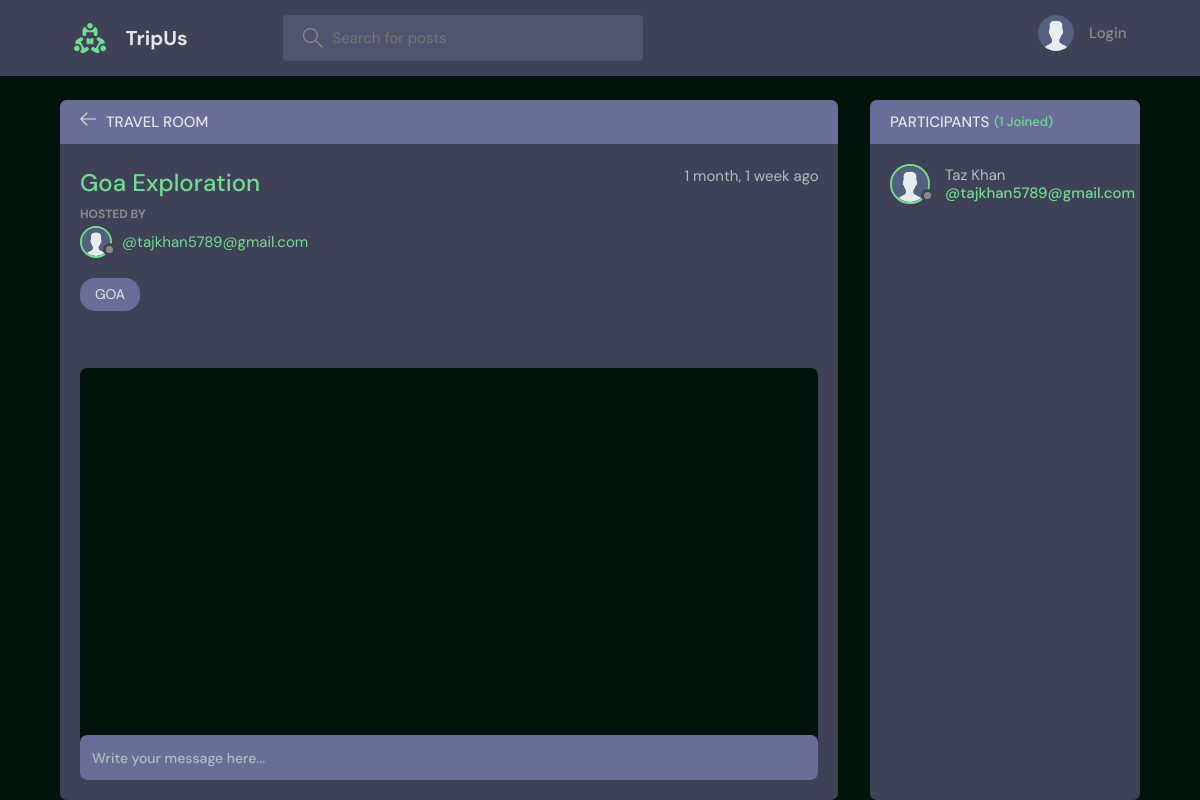
The page /room/23/ on the database as committed earlier.
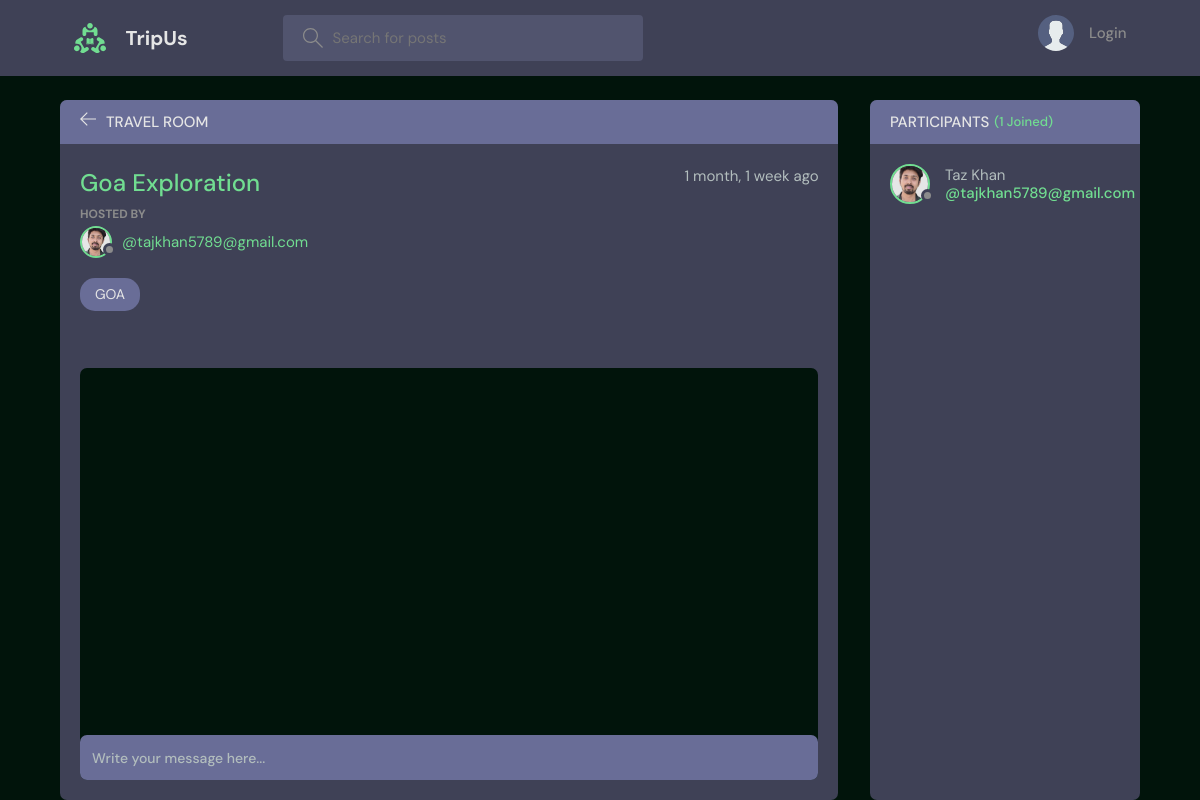
The same page on the database as committed later.
### base/models.py (models this page shows, shortened)
class Room(models.Model):
    host = models.ForeignKey(User, on_delete=models.SET_NULL, null=True)
    topic = models.ForeignKey(Topic, on_delete=models.SET_NULL, null=True)
    name = models.CharField(max_length=200)
    description = models.TextField(null=True, blank=True)
    participants = models.ManyToManyField(
        User, related_name='participants', blank=True)
    updated = models.DateTimeField(auto_now=True)
    created = models.DateTimeField(auto_now_add=True)
    class Meta:
        ordering = ['-updated', '-created']

class User(AbstractUser):
    name = models.CharField(max_length=200, null=True)
    email = models.EmailField(unique=True, null=True)
    bio = models.TextField(null=True)
    avatar = models.ImageField(null=True, default="avatar.svg")
    USERNAME_FIELD = 'username'
    REQUIRED_FIELDS = []

class Topic(models.Model):
    name = models.CharField(max_length=200)
    def __str__(self):
        return self.name

### base/views.py (the view, shortened to what this page needs)
# urls.py: path('room/<str:pk>/', views.room, name="room"),
def room(request, pk):
    room = Room.objects.get(id=pk)
    room_messages = room.message_set.all()
    participants = room.participants.all()
    context = {'room': room, 'room_messages': room_messages,
               'participants': participants}
    return render(request, 'base/room.html', context)

### base/templates/base/room.html (shortened to what this page needs)
{% extends 'main.html' %}
{% block content %}
<main class="profile-page layout layout--2">
  <div class="container">
    <div class="room">
      <div class="room__top">
        <div class="room__topLeft">
          <a href="{% url 'home' %}">
            <svg version="1.1" xmlns="http://www.w3.org/2000/svg" width="32" height="32" viewBox="0 0 32 32">
              <title>arrow-left</title>
              <path
                d="M13.723 2.286l-13.723 13.714 13.719 13.714 1.616-1.611-10.96-10.96h27.625v-2.286h-27.625l10.965-10.965-1.616-1.607z">
              </path>
            </svg>
          </a>
          <h3>Travel Room</h3>
        </div>
      </div>
      <div class="room__box scroll">
        <div class="room__header scroll">
          <div class="room__info">
            <h3>{{room.name}}</h3>
            <span>{{room.created|timesince}} ago</span>
          </div>
          <div class="room__hosted">
            <p>Hosted By</p>
            <a href="{% url 'user-profile' room.host.id %}" class="room__author">
              <div class="avatar avatar--small">
                <img src="{{room.host.avatar.url}}" />
              </div>
              <span>@{{room.host.username}}</span>
            </a>
          </div>
          <span class="room__topics">{{room.topic}}</span>
        </div>
        <div class="room__conversation">
          <div class="threads scroll">
          </div>
        </div>
      </div>
      <div class="room__message">
        <form action="" method="POST">
          <input name="body" placeholder="Write your message here..." />
        </form>
      </div>
    </div>
    <div class="participants">
      <h3 class="participants__top">Participants <span>({{participants.count}} Joined)</span></h3>
      <div class="participants__list scroll">
        {% for user in participants %}
        <a href="{%  url 'user-profile' user.id %}" class="participant">
          <div class="avatar avatar--medium">
            <img src="{{user.avatar.url}}" />
          </div>
          <p>
            {{user.name}}
            <span>@{{user.username}}</span>
          </p>
        </a>
        {% endfor %}
      </div>
    </div>
  </div>
</main>
{% endblock content %}

Rows that differ between the two databases and show on the page:
changed through a linked row, Room "Goa Exploration": host.avatar: picture added in place of a placeholder
changed User "Taz Khan": avatar: picture added in place of a placeholder
